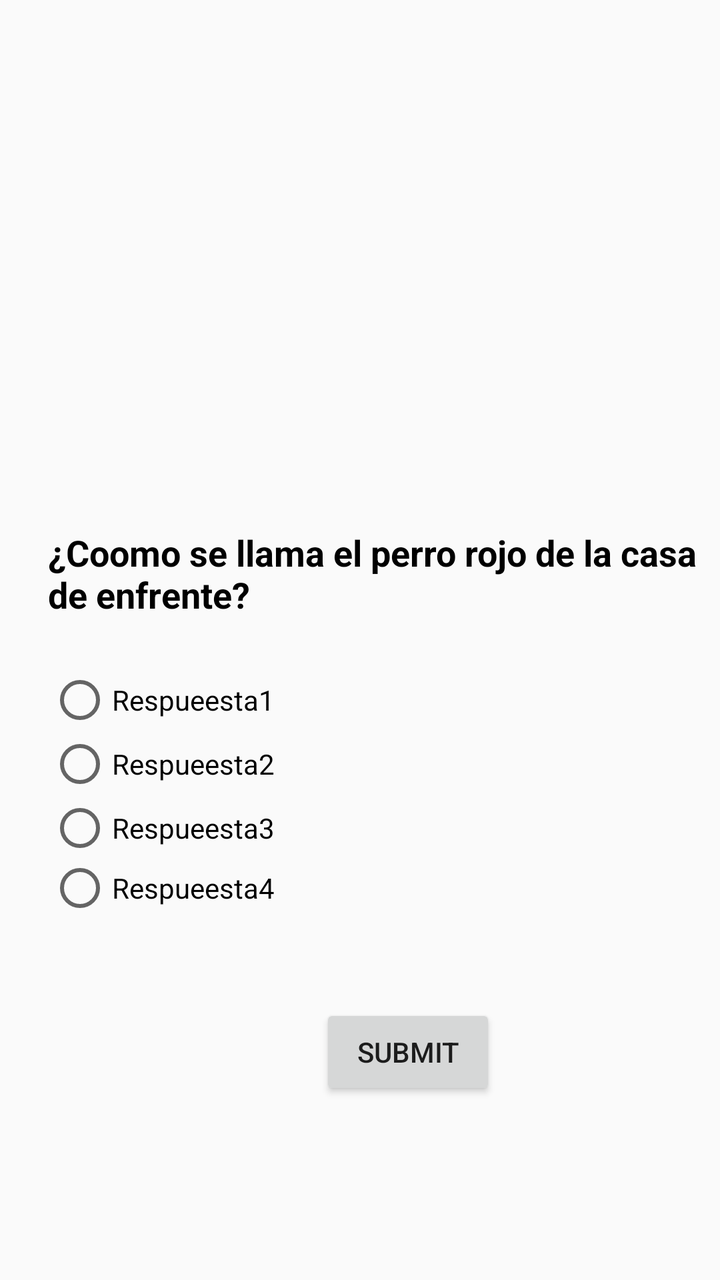
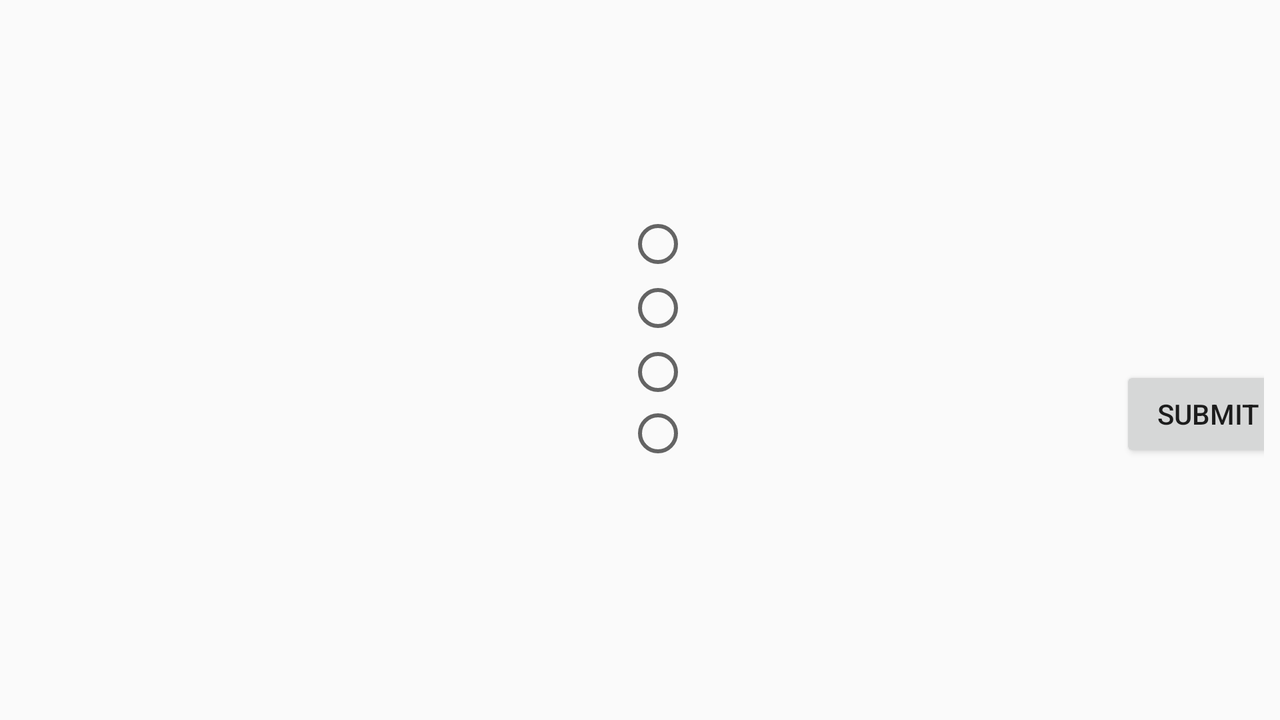

First picture: res/layout/ on a phone held upright. Second picture: the repository's own variant of that layout, on a device whose configuration matches the variant's folder. Source for both follows.
<!-- AndroidManifest.xml: application theme AppTheme -->
<!-- res/layout/game_fragment.xml -->
<?xml version="1.0" encoding="utf-8"?>
<androidx.constraintlayout.widget.ConstraintLayout
    xmlns:android="http://schemas.android.com/apk/res/android"
    xmlns:app="http://schemas.android.com/apk/res-auto"
    xmlns:tools="http://schemas.android.com/tools"
    android:layout_width="match_parent"
    android:layout_height="match_parent"
    android:padding="@dimen/base_margin">


    <ImageView
        android:id="@+id/imgGame"
        android:layout_width="284dp"
        android:layout_height="@dimen/image_header_height"
        android:layout_gravity="center"
        android:layout_marginTop="24dp"
        android:src="@drawable/android_category_simple"
        app:layout_constraintEnd_toEndOf="parent"
        app:layout_constraintHorizontal_bias="0.496"
        app:layout_constraintStart_toStartOf="parent"
        app:layout_constraintTop_toTopOf="parent" />

    <TextView
        android:id="@+id/lblQuestion"
        android:layout_width="match_parent"
        android:layout_height="70dp"
        android:layout_marginStart="16dp"
        android:layout_marginTop="40dp"
        android:text="¿Coomo se llama el perro rojo de la casa de enfrente?"
        android:textColor="@color/black"
        android:textSize="@dimen/sizeText"
        android:textStyle="bold"
        app:layout_constraintEnd_toEndOf="parent"
        app:layout_constraintHorizontal_bias="0.0"
        app:layout_constraintStart_toStartOf="parent"
        app:layout_constraintTop_toBottomOf="@+id/imgGame" />

    <RadioGroup
        android:id="@+id/radioGroup"
        android:layout_width="398dp"
        android:layout_height="124dp"
        android:layout_marginStart="16dp"
        android:orientation="vertical"
        app:layout_constraintStart_toStartOf="parent"
        app:layout_constraintTop_toBottomOf="@+id/lblQuestion">

        <RadioButton
            android:id="@+id/radio1"
            android:layout_width="wrap_content"
            android:layout_height="wrap_content"

            android:text="Respueesta1" />

        <RadioButton
            android:id="@+id/radio2"
            android:layout_width="wrap_content"
            android:layout_height="wrap_content"

            android:text="Respueesta2" />

        <RadioButton
            android:id="@+id/radio3"
            android:layout_width="wrap_content"
            android:layout_height="wrap_content"

            android:text="Respueesta3" />

        <RadioButton
            android:id="@+id/radio4"
            android:layout_width="wrap_content"
            android:layout_height="wrap_content"

            android:text="Respueesta4" />
    </RadioGroup>

    <Button
        android:id="@+id/btnSubmit"
        android:layout_width="wrap_content"
        android:layout_height="wrap_content"
        android:layout_gravity="center"
        android:layout_marginStart="136dp"
        android:layout_marginTop="44dp"
        android:text="@string/game_btnSubmit"
        app:layout_constraintBottom_toBottomOf="parent"
        app:layout_constraintStart_toStartOf="@+id/radioGroup"
        app:layout_constraintTop_toBottomOf="@+id/radioGroup"
        app:layout_constraintVertical_bias="0.0" />

</androidx.constraintlayout.widget.ConstraintLayout>
<!-- resources referenced by this layout -->
<resources>
  <color name="black">#000000</color>
  <dimen name="base_margin">8dp</dimen>
  <dimen name="image_header_height">192dp</dimen>
  <dimen name="sizeText">18dp</dimen>
  <string name="game_btnSubmit">Submit</string>
  <style name="AppTheme" parent="Theme.AppCompat.Light.NoActionBar">
          <item name="colorPrimary">@color/colorPrimary</item>
          <item name="colorPrimaryDark">@color/colorPrimaryDark</item>
          <item name="colorAccent">@color/colorAccent</item>
      </style>
  <color name="colorPrimary">#008577</color>
  <color name="colorPrimaryDark">#00574B</color>
  <color name="colorAccent">#7e53c5</color>
</resources>
<!-- res/layout-land/game_fragment.xml (the repository's variant of the layout above) -->
<!-- drawn on the phone turned sideways -->
<?xml version="1.0" encoding="utf-8"?>
<androidx.constraintlayout.widget.ConstraintLayout
    xmlns:android="http://schemas.android.com/apk/res/android"
    xmlns:app="http://schemas.android.com/apk/res-auto"
    xmlns:tools="http://schemas.android.com/tools"
    android:layout_width="match_parent"
    android:layout_height="match_parent"
    android:padding="@dimen/base_margin">


    <ImageView
        android:id="@+id/imgGame"
        android:layout_width="305dp"
        android:layout_height="203dp"
        android:layout_gravity="center"
        android:layout_marginTop="36dp"
        android:src="@drawable/android_category_simple"
        app:layout_constraintEnd_toEndOf="parent"
        app:layout_constraintHorizontal_bias="0.0"
        app:layout_constraintStart_toStartOf="parent"
        app:layout_constraintTop_toTopOf="parent" />

    <TextView
        android:id="@+id/lblQuestion"
        android:layout_width="359dp"
        android:layout_height="62dp"
        android:textColor="@color/black"
        android:textSize="@dimen/sizeText"
        android:textStyle="bold"
        app:layout_constraintStart_toEndOf="@+id/imgGame"
        app:layout_constraintTop_toTopOf="@+id/imgGame" />

    <RadioGroup
        android:id="@+id/radioGroup"
        android:layout_width="247dp"
        android:layout_height="125dp"
        android:orientation="vertical"
        app:layout_constraintStart_toEndOf="@+id/imgGame"
        app:layout_constraintTop_toBottomOf="@+id/lblQuestion">

        <RadioButton
            android:id="@+id/radio1"
            android:layout_width="wrap_content"
            android:layout_height="wrap_content" />

        <RadioButton
            android:id="@+id/radio2"
            android:layout_width="wrap_content"
            android:layout_height="wrap_content"/>

        <RadioButton
            android:id="@+id/radio3"
            android:layout_width="wrap_content"
            android:layout_height="wrap_content" />

        <RadioButton
            android:id="@+id/radio4"
            android:layout_width="wrap_content"
            android:layout_height="wrap_content" />
    </RadioGroup>

    <Button
        android:id="@+id/btnSubmit"
        android:layout_width="wrap_content"
        android:layout_height="wrap_content"
        android:layout_gravity="center"
        android:text="@string/game_btnSubmit"
        app:layout_constraintBottom_toBottomOf="@+id/radioGroup"
        app:layout_constraintStart_toEndOf="@+id/radioGroup"
        app:layout_constraintTop_toBottomOf="@+id/lblQuestion"
        app:layout_constraintVertical_bias="1.0" />

</androidx.constraintlayout.widget.ConstraintLayout>
<!-- resources referenced by the variant -->
<!-- as the phone turned sideways resolves them -->
<resources>
  <color name="black">#000000</color>
  <dimen name="base_margin">8dp</dimen>
  <dimen name="sizeText">18dp</dimen>
  <string name="game_btnSubmit">Submit</string>
  <style name="AppTheme" parent="Theme.AppCompat.Light.NoActionBar">
          <item name="colorPrimary">@color/colorPrimary</item>
          <item name="colorPrimaryDark">@color/colorPrimaryDark</item>
          <item name="colorAccent">@color/colorAccent</item>
      </style>
  <color name="colorPrimary">#008577</color>
  <color name="colorPrimaryDark">#00574B</color>
  <color name="colorAccent">#7e53c5</color>
</resources>
